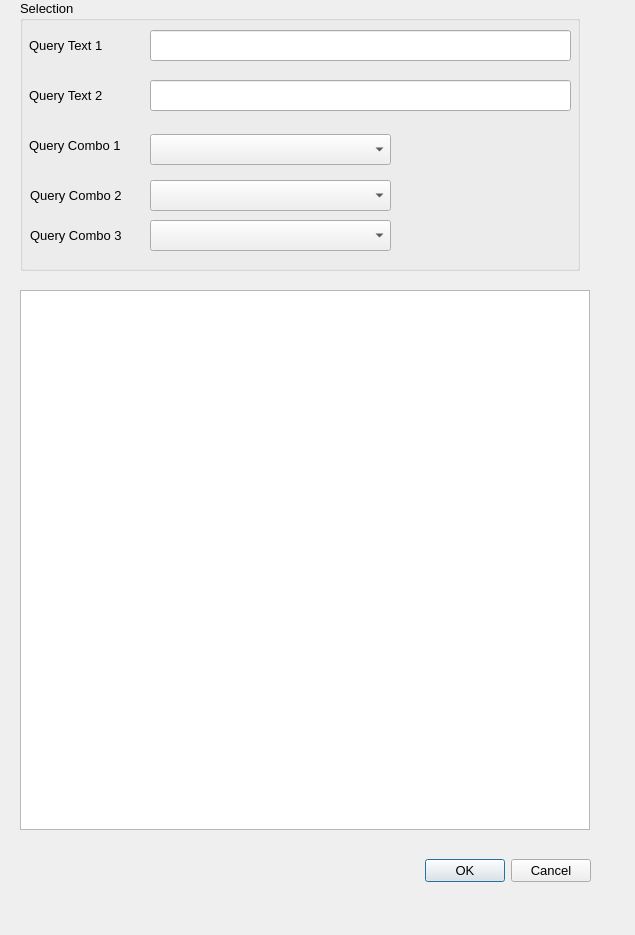
<?xml version="1.0" encoding="UTF-8"?>
<ui version="4.0">
 <class>Form</class>
 <widget class="QWidget" name="Form">
  <property name="geometry">
   <rect>
    <x>0</x>
    <y>0</y>
    <width>635</width>
    <height>935</height>
   </rect>
  </property>
  <property name="font">
   <font>
    <pointsize>10</pointsize>
   </font>
  </property>
  <property name="windowTitle">
   <string>Form</string>
  </property>
  <widget class="QTableView" name="queryView">
   <property name="geometry">
    <rect>
     <x>20</x>
     <y>290</y>
     <width>570</width>
     <height>540</height>
    </rect>
   </property>
  </widget>
  <widget class="QDialogButtonBox" name="buttonBox">
   <property name="geometry">
    <rect>
     <x>230</x>
     <y>850</y>
     <width>361</width>
     <height>41</height>
    </rect>
   </property>
   <property name="standardButtons">
    <set>QDialogButtonBox::Cancel|QDialogButtonBox::Ok</set>
   </property>
  </widget>
  <widget class="QGroupBox" name="groupBox">
   <property name="geometry">
    <rect>
     <x>20</x>
     <y>0</y>
     <width>560</width>
     <height>271</height>
    </rect>
   </property>
   <property name="title">
    <string>Selection</string>
   </property>
   <widget class="QLineEdit" name="queryLineEdit">
    <property name="geometry">
     <rect>
      <x>130</x>
      <y>30</y>
      <width>421</width>
      <height>31</height>
     </rect>
    </property>
   </widget>
   <widget class="QLabel" name="queryLabel">
    <property name="geometry">
     <rect>
      <x>9</x>
      <y>30</y>
      <width>111</width>
      <height>31</height>
     </rect>
    </property>
    <property name="text">
     <string>Query Text 1</string>
    </property>
   </widget>
   <widget class="QLabel" name="queryLabel2">
    <property name="geometry">
     <rect>
      <x>9</x>
      <y>80</y>
      <width>111</width>
      <height>31</height>
     </rect>
    </property>
    <property name="text">
     <string>Query Text 2</string>
    </property>
   </widget>
   <widget class="QLabel" name="queryComboLabel">
    <property name="geometry">
     <rect>
      <x>9</x>
      <y>130</y>
      <width>91</width>
      <height>31</height>
     </rect>
    </property>
    <property name="text">
     <string>Query Combo 1</string>
    </property>
   </widget>
   <widget class="QLineEdit" name="queryLineEdit2">
    <property name="geometry">
     <rect>
      <x>130</x>
      <y>80</y>
      <width>421</width>
      <height>31</height>
     </rect>
    </property>
   </widget>
   <widget class="QComboBox" name="queryComboBox">
    <property name="geometry">
     <rect>
      <x>130</x>
      <y>134</y>
      <width>241</width>
      <height>31</height>
     </rect>
    </property>
   </widget>
   <widget class="QLabel" name="queryComboLabel2">
    <property name="geometry">
     <rect>
      <x>10</x>
      <y>180</y>
      <width>91</width>
      <height>31</height>
     </rect>
    </property>
    <property name="text">
     <string>Query Combo 2</string>
    </property>
   </widget>
   <widget class="QLabel" name="queryComboLabel3">
    <property name="geometry">
     <rect>
      <x>10</x>
      <y>220</y>
      <width>91</width>
      <height>31</height>
     </rect>
    </property>
    <property name="text">
     <string>Query Combo 3</string>
    </property>
   </widget>
   <widget class="QComboBox" name="queryComboBox2">
    <property name="geometry">
     <rect>
      <x>130</x>
      <y>180</y>
      <width>241</width>
      <height>31</height>
     </rect>
    </property>
   </widget>
   <widget class="QComboBox" name="queryComboBox3">
    <property name="geometry">
     <rect>
      <x>130</x>
      <y>220</y>
      <width>241</width>
      <height>31</height>
     </rect>
    </property>
   </widget>
  </widget>
 </widget>
 <resources/>
 <connections/>
</ui>
